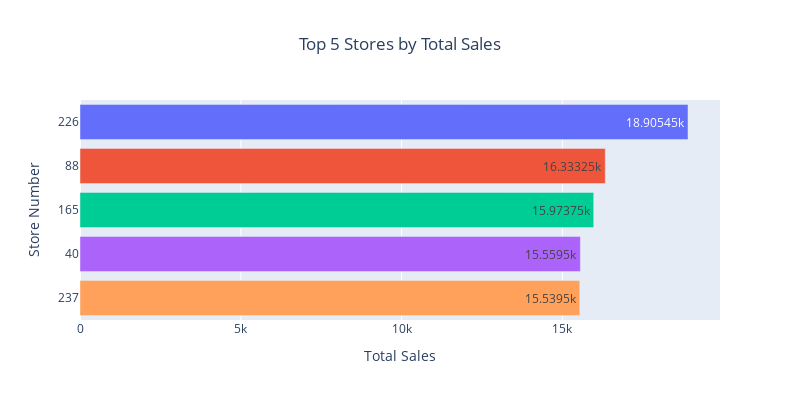

Source (notebook cell):
### Code cell
# Graphical representation of the top 5 stores by total sales using plotly express
fig = px.bar(
    top_5_store_sale, #specifying the dataframe containing the required data set
    x = "TOT_SALES", #specifying the column to be used for x-axis
    y = "STORE_NBR", #specifying the column to be used for y-axis
    labels = {"TOT_SALES" : "Total Sales", "STORE_NBR" : "Store Number"}, # Renaming the axis
    title = "Top 5 Stores by Total Sales", #Setting the chart title
    color = "STORE_NBR", # Using the product name to differentiate the colours
    orientation = "h", # Setting the orientation to horizontal
    text = "TOT_SALES", # spcecify column for text labels
    text_auto = True, # automatically display the values on bars
    width = 800, # sets the width of the visuals
    height = 400 # sets the high of the visuals
)

# Center the title of the chart
fig.update_layout(title_x = 0.5) # center aligns the title

# Update the layout to hide the legend
fig.update_layout(showlegend = False)
fig.show()

### Figure 1 — Plotly figure (JSON) as saved in the notebook; plotly's stock layout.template omitted (floating-point values rounded to 4 significant figures)
{"data": [{"alignmentgroup": "True", "hovertemplate": "Store Number=%{y}<br>Total Sales=%{text}<extra></extra>", "legendgroup": "226", "marker": {"color": "#636efa", "pattern": {"shape": ""}}, "name": "226", "offsetgroup": "226", "orientation": "h", "showlegend": true, "text": [18910.0], "textposition": "auto", "texttemplate": "%{x}", "type": "bar", "x": [18910.0], "xaxis": "x", "y": ["226"], "yaxis": "y"}, {"alignmentgroup": "True", "hovertemplate": "Store Number=%{y}<br>Total Sales=%{text}<extra></extra>", "legendgroup": "88", "marker": {"color": "#EF553B", "pattern": {"shape": ""}}, "name": "88", "offsetgroup": "88", "orientation": "h", "showlegend": true, "text": [16330.0], "textposition": "auto", "texttemplate": "%{x}", "type": "bar", "x": [16330.0], "xaxis": "x", "y": ["88"], "yaxis": "y"}, {"alignmentgroup": "True", "hovertemplate": "Store Number=%{y}<br>Total Sales=%{text}<extra></extra>", "legendgroup": "165", "marker": {"color": "#00cc96", "pattern": {"shape": ""}}, "name": "165", "offsetgroup": "165", "orientation": "h", "showlegend": true, "text": [15970.0], "textposition": "auto", "texttemplate": "%{x}", "type": "bar", "x": [15970.0], "xaxis": "x", "y": ["165"], "yaxis": "y"}, {"alignmentgroup": "True", "hovertemplate": "Store Number=%{y}<br>Total Sales=%{text}<extra></extra>", "legendgroup": "40", "marker": {"color": "#ab63fa", "pattern": {"shape": ""}}, "name": "40", "offsetgroup": "40", "orientation": "h", "showlegend": true, "text": [15560.0], "textposition": "auto", "texttemplate": "%{x}", "type": "bar", "x": [15560.0], "xaxis": "x", "y": ["40"], "yaxis": "y"}, {"alignmentgroup": "True", "hovertemplate": "Store Number=%{y}<br>Total Sales=%{text}<extra></extra>", "legendgroup": "237", "marker": {"color": "#FFA15A", "pattern": {"shape": ""}}, "name": "237", "offsetgroup": "237", "orientation": "h", "showlegend": true, "text": [15540.0], "textposition": "auto", "texttemplate": "%{x}", "type": "bar", "x": [15540.0], "xaxis": "x", "y": ["237"], "yaxis": "y"}], "layout": {"barmode": "relative", "height": 400, "legend": {"title": {"text": "Store Number"}, "tracegroupgap": 0}, "showlegend": false, "title": {"text": "Top 5 Stores by Total Sales", "x": 0.5}, "width": 800, "xaxis": {"anchor": "y", "autorange": true, "domain": [0, 1], "range": [0, 19900.0], "title": {"text": "Total Sales"}, "type": "linear"}, "yaxis": {"anchor": "x", "autorange": true, "categoryarray": ["237", "40", "165", "88", "226"], "categoryorder": "array", "domain": [0, 1], "range": [-0.5, 4.5], "title": {"text": "Store Number"}, "type": "category"}}}
